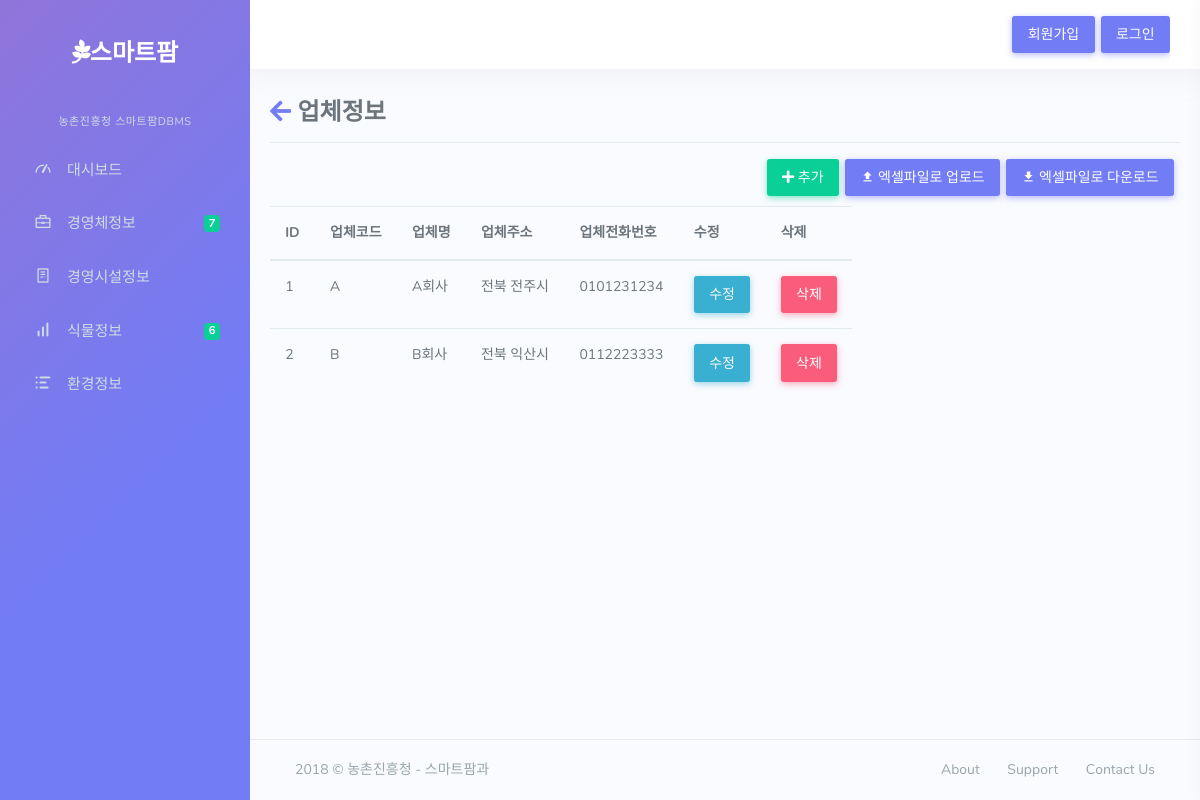
The page /ci on the database as committed earlier.
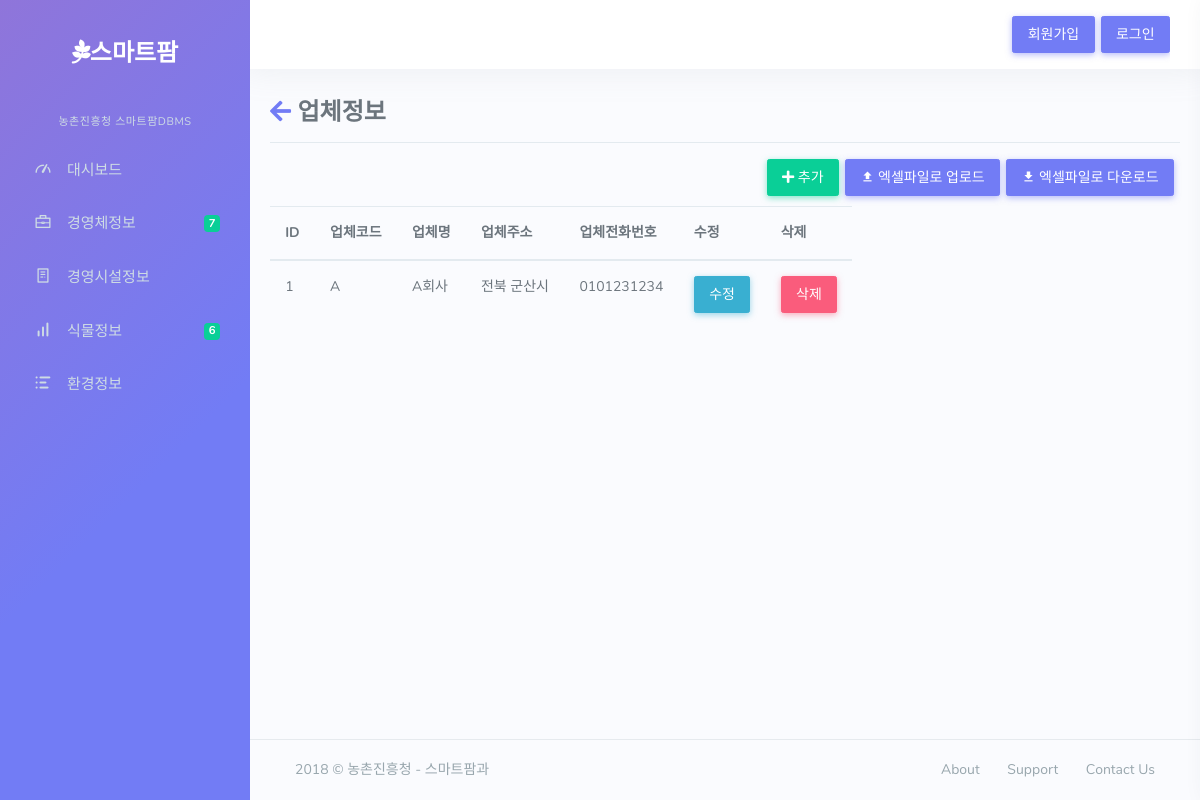
The same page on the database as committed later.
### dashboard/models.py (models this page shows, shortened)
class com_infor(models.Model):
	CI_CODE=models.CharField(max_length=10)
	CI_NAME=models.CharField(max_length=30)
	CI_ADDR=models.CharField(max_length=100)
	CI_PHONE=models.CharField(max_length=13)

### dashboard/views.py (the view)
# urls.py: url(r'^ci$',views.ci,name='ci'),
def ci(request):
	ds=com_infor.objects.all()
	return render(request,"farm/ci.html",{"ds":ds})

### dashboard/templates/farm/ci.html (shortened to what this page needs)
{% extends 'farm/base.html' %}
{% block content %}
{% load staticfiles %}
	<link href="{% static 'farm/css/e1.css' %}" rel="stylesheet">
	<link href="https://use.fontawesome.com/releases/v5.0.7/css/all.css" rel="stylesheet">
	<div class=tg>
		<h3><a href="{% url 'elist' %}"><i class="fas fa-arrow-left"></i></a> 업체정보</h3>
		<hr>
		<a href="{% static 'farm/files/env_outer.xlsx' %}" download><button class="optional btn btn-primary mr-1"><i class="mdi mdi-download"></i> 엑셀파일로 다운로드</button></a>
		<a href="javascript:document.getElementById('xls').click();"><button class="optional btn btn-primary mr-1 ml-1"><i class="mdi mdi-upload"></i> 엑셀파일로 업로드</button></a>
		<a href="{% url 'ci_update' %}"><button class="btn btn-success"><i class="fas fa-plus"></i> 추가</button></a>
		<table class="table table-hover table-responsive">
		  <thead>
		    <tr>
		      <th scope="col">ID</th>
		      <th scope="col">업체코드</th>
		      <th scope="col">업체명</th>
		      <th scope="col">업체주소</th>
		      <th scope="col">업체전화번호</th>
		      <th scope="col">수정</th>
		      <th scope="col">삭제</th>
		    </tr>
		  </thead>
		  <tbody>
		{% for i in ds %}
			<tr>
				<td>{{i.id}}</td>
				<td>{{i.CI_CODE}}</td>
				<td>{{i.CI_NAME}}</td>
				<td>{{i.CI_ADDR}}</td>
				<td>{{i.CI_PHONE}}</td>
				<td><a href="{% url 'ci_update' %}?id={{i.id}}"><button class="btn btn-info">수정</button></a></td>
				<td><button class="btn btn-danger" data-toggle="modal" data-target="#delmodal{{i.id}}">삭제</button></td>
			</tr>
		{% endfor %}
		</tbody>
		</table>
	</div>
{% endblock %}

Rows that differ between the two databases and show on the page:
removed com_infor: id "2", CI_CODE "B", CI_NAME "B회사", CI_ADDR "전북 익산시", CI_PHONE "0112223333"
changed com_infor "A회사": CI_ADDR "전북 전주시" → "전북 군산시"
